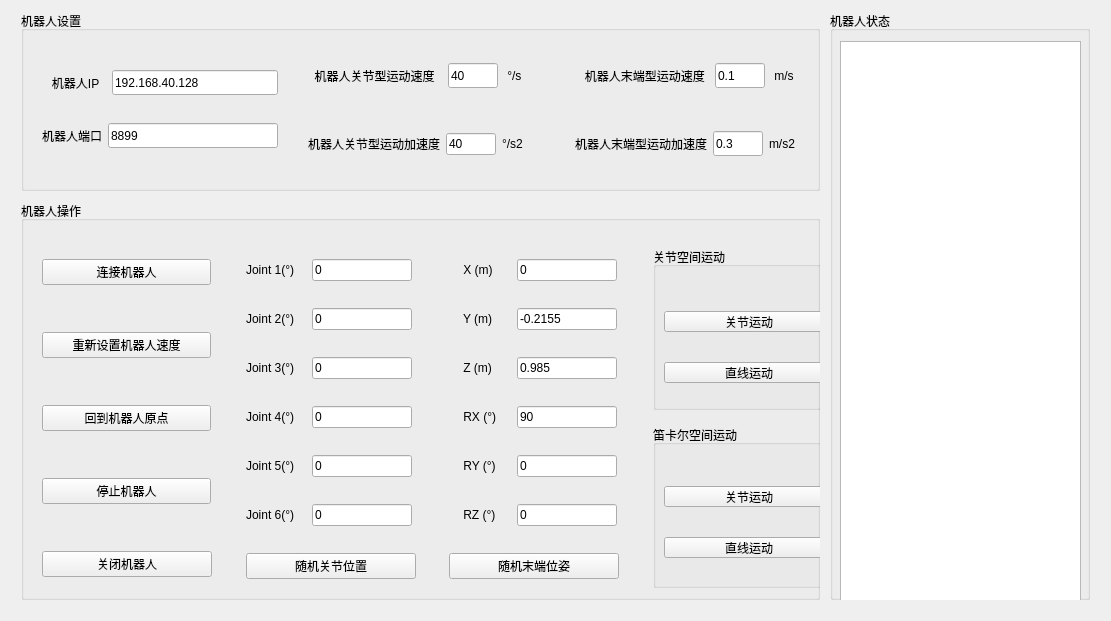
<?xml version="1.0" encoding="UTF-8"?>
<ui version="4.0">
 <class>Widget</class>
 <widget class="QWidget" name="Widget">
  <property name="geometry">
   <rect>
    <x>0</x>
    <y>0</y>
    <width>1111</width>
    <height>621</height>
   </rect>
  </property>
  <property name="windowTitle">
   <string>Widget</string>
  </property>
  <widget class="QWidget" name="layoutWidget">
   <property name="geometry">
    <rect>
     <x>10</x>
     <y>0</y>
     <width>1091</width>
     <height>611</height>
    </rect>
   </property>
   <layout class="QHBoxLayout" name="ALL_horizontalLayout" stretch="0,0">
    <property name="spacing">
     <number>10</number>
    </property>
    <item>
     <layout class="QVBoxLayout" name="left_verticalLayout">
      <property name="spacing">
       <number>10</number>
      </property>
      <property name="rightMargin">
       <number>0</number>
      </property>
      <item>
       <widget class="QGroupBox" name="robotSet">
        <property name="maximumSize">
         <size>
          <width>820</width>
          <height>180</height>
         </size>
        </property>
        <property name="title">
         <string>机器人设置</string>
        </property>
        <widget class="QWidget" name="layoutWidget">
         <property name="geometry">
          <rect>
           <x>10</x>
           <y>30</y>
           <width>791</width>
           <height>138</height>
          </rect>
         </property>
         <layout class="QHBoxLayout" name="ROBOTSET_horizontalLayout">
          <property name="spacing">
           <number>30</number>
          </property>
          <item>
           <layout class="QVBoxLayout" name="IP_PORT_verticalLayout">
            <property name="spacing">
             <number>10</number>
            </property>
            <item>
             <layout class="QHBoxLayout" name="ip_horizontalLayout">
              <item>
               <widget class="QLabel" name="label">
                <property name="text">
                 <string>   机器人IP  </string>
                </property>
               </widget>
              </item>
              <item>
               <widget class="QLineEdit" name="IP">
                <property name="maximumSize">
                 <size>
                  <width>16777215</width>
                  <height>25</height>
                 </size>
                </property>
                <property name="text">
                 <string>192.168.40.128</string>
                </property>
               </widget>
              </item>
             </layout>
            </item>
            <item>
             <layout class="QHBoxLayout" name="port_horizontalLayout">
              <item>
               <widget class="QLabel" name="label_2">
                <property name="text">
                 <string>机器人端口</string>
                </property>
               </widget>
              </item>
              <item>
               <widget class="QLineEdit" name="PORT">
                <property name="maximumSize">
                 <size>
                  <width>16777215</width>
                  <height>25</height>
                 </size>
                </property>
                <property name="text">
                 <string>8899</string>
                </property>
               </widget>
              </item>
             </layout>
            </item>
           </layout>
          </item>
          <item>
           <layout class="QVBoxLayout" name="JOINT_verticalLayout">
            <property name="spacing">
             <number>20</number>
            </property>
            <item>
             <layout class="QHBoxLayout" name="jointVEL_horizontalLayout">
              <item>
               <widget class="QLabel" name="label_3">
                <property name="text">
                 <string>  机器人关节型运动速度  </string>
                </property>
               </widget>
              </item>
              <item>
               <widget class="QLineEdit" name="J_VEL">
                <property name="maximumSize">
                 <size>
                  <width>50</width>
                  <height>25</height>
                 </size>
                </property>
                <property name="text">
                 <string>40</string>
                </property>
               </widget>
              </item>
              <item>
               <widget class="QLabel" name="label_19">
                <property name="text">
                 <string> °/s </string>
                </property>
               </widget>
              </item>
             </layout>
            </item>
            <item>
             <layout class="QHBoxLayout" name="jointACC_horizontalLayout">
              <item>
               <widget class="QLabel" name="label_4">
                <property name="text">
                 <string>机器人关节型运动加速度</string>
                </property>
               </widget>
              </item>
              <item>
               <widget class="QLineEdit" name="J_ACC">
                <property name="maximumSize">
                 <size>
                  <width>50</width>
                  <height>16777215</height>
                 </size>
                </property>
                <property name="text">
                 <string>40</string>
                </property>
               </widget>
              </item>
              <item>
               <widget class="QLabel" name="label_20">
                <property name="text">
                 <string>°/s2</string>
                </property>
               </widget>
              </item>
             </layout>
            </item>
           </layout>
          </item>
          <item>
           <layout class="QVBoxLayout" name="END_verticalLayout">
            <property name="spacing">
             <number>20</number>
            </property>
            <item>
             <layout class="QHBoxLayout" name="endVEL_horizontalLayout">
              <item>
               <widget class="QLabel" name="label_5">
                <property name="text">
                 <string>   机器人末端型运动速度 </string>
                </property>
               </widget>
              </item>
              <item>
               <widget class="QLineEdit" name="E_VEL">
                <property name="maximumSize">
                 <size>
                  <width>50</width>
                  <height>25</height>
                 </size>
                </property>
                <property name="text">
                 <string>0.1</string>
                </property>
               </widget>
              </item>
              <item>
               <widget class="QLabel" name="label_21">
                <property name="text">
                 <string> m/s </string>
                </property>
               </widget>
              </item>
             </layout>
            </item>
            <item>
             <layout class="QHBoxLayout" name="endACC_horizontalLayout">
              <item>
               <widget class="QLabel" name="label_6">
                <property name="text">
                 <string>机器人末端型运动加速度</string>
                </property>
               </widget>
              </item>
              <item>
               <widget class="QLineEdit" name="E_ACC">
                <property name="maximumSize">
                 <size>
                  <width>50</width>
                  <height>25</height>
                 </size>
                </property>
                <property name="text">
                 <string>0.3</string>
                </property>
               </widget>
              </item>
              <item>
               <widget class="QLabel" name="label_22">
                <property name="text">
                 <string>m/s2</string>
                </property>
               </widget>
              </item>
             </layout>
            </item>
           </layout>
          </item>
         </layout>
        </widget>
       </widget>
      </item>
      <item>
       <widget class="QGroupBox" name="robotControl">
        <property name="maximumSize">
         <size>
          <width>820</width>
          <height>16777215</height>
         </size>
        </property>
        <property name="title">
         <string>机器人操作</string>
        </property>
        <widget class="QWidget" name="layoutWidget">
         <property name="geometry">
          <rect>
           <x>10</x>
           <y>30</y>
           <width>801</width>
           <height>377</height>
          </rect>
         </property>
         <layout class="QHBoxLayout" name="ROBOTCTRL_horizontalLayout">
          <property name="spacing">
           <number>35</number>
          </property>
          <item>
           <layout class="QVBoxLayout" name="LEFT_verticalLayout">
            <property name="spacing">
             <number>30</number>
            </property>
            <item>
             <widget class="QPushButton" name="connect">
              <property name="minimumSize">
               <size>
                <width>150</width>
                <height>0</height>
               </size>
              </property>
              <property name="maximumSize">
               <size>
                <width>200</width>
                <height>16777215</height>
               </size>
              </property>
              <property name="text">
               <string>连接机器人</string>
              </property>
             </widget>
            </item>
            <item>
             <widget class="QPushButton" name="reset_accvel">
              <property name="maximumSize">
               <size>
                <width>200</width>
                <height>16777215</height>
               </size>
              </property>
              <property name="text">
               <string>重新设置机器人速度</string>
              </property>
             </widget>
            </item>
            <item>
             <widget class="QPushButton" name="origin">
              <property name="text">
               <string>回到机器人原点</string>
              </property>
             </widget>
            </item>
            <item>
             <widget class="QPushButton" name="stop">
              <property name="text">
               <string>停止机器人</string>
              </property>
             </widget>
            </item>
            <item>
             <widget class="QPushButton" name="shutdown">
              <property name="minimumSize">
               <size>
                <width>170</width>
                <height>0</height>
               </size>
              </property>
              <property name="maximumSize">
               <size>
                <width>170</width>
                <height>16777215</height>
               </size>
              </property>
              <property name="text">
               <string>关闭机器人</string>
              </property>
             </widget>
            </item>
           </layout>
          </item>
          <item>
           <layout class="QVBoxLayout" name="jointMove_verticalLayout">
            <property name="spacing">
             <number>10</number>
            </property>
            <property name="rightMargin">
             <number>0</number>
            </property>
            <item>
             <layout class="QHBoxLayout" name="joint1_horizontalLayout">
              <item>
               <widget class="QLabel" name="label_7">
                <property name="maximumSize">
                 <size>
                  <width>60</width>
                  <height>16777215</height>
                 </size>
                </property>
                <property name="text">
                 <string>Joint 1(°)</string>
                </property>
               </widget>
              </item>
              <item>
               <widget class="QLineEdit" name="JOINT1">
                <property name="minimumSize">
                 <size>
                  <width>100</width>
                  <height>0</height>
                 </size>
                </property>
                <property name="maximumSize">
                 <size>
                  <width>100</width>
                  <height>16777215</height>
                 </size>
                </property>
                <property name="text">
                 <string>0</string>
                </property>
               </widget>
              </item>
             </layout>
            </item>
            <item>
             <layout class="QHBoxLayout" name="joint2_horizontalLayout">
              <item>
               <widget class="QLabel" name="label_12">
                <property name="maximumSize">
                 <size>
                  <width>60</width>
                  <height>16777215</height>
                 </size>
                </property>
                <property name="text">
                 <string>Joint 2(°)</string>
                </property>
               </widget>
              </item>
              <item>
               <widget class="QLineEdit" name="JOINT2">
                <property name="maximumSize">
                 <size>
                  <width>100</width>
                  <height>16777215</height>
                 </size>
                </property>
                <property name="text">
                 <string>0</string>
                </property>
               </widget>
              </item>
             </layout>
            </item>
            <item>
             <layout class="QHBoxLayout" name="joint3_horizontalLayout">
              <item>
               <widget class="QLabel" name="label_8">
                <property name="maximumSize">
                 <size>
                  <width>60</width>
                  <height>16777215</height>
                 </size>
                </property>
                <property name="text">
                 <string>Joint 3(°)</string>
                </property>
               </widget>
              </item>
              <item>
               <widget class="QLineEdit" name="JOINT3">
                <property name="maximumSize">
                 <size>
                  <width>100</width>
                  <height>16777215</height>
                 </size>
                </property>
                <property name="text">
                 <string>0</string>
                </property>
               </widget>
              </item>
             </layout>
            </item>
            <item>
             <layout class="QHBoxLayout" name="joint4_horizontalLayout">
              <item>
               <widget class="QLabel" name="label_11">
                <property name="maximumSize">
                 <size>
                  <width>60</width>
                  <height>16777215</height>
                 </size>
                </property>
                <property name="text">
                 <string>Joint 4(°)</string>
                </property>
               </widget>
              </item>
              <item>
               <widget class="QLineEdit" name="JOINT4">
                <property name="maximumSize">
                 <size>
                  <width>100</width>
                  <height>16777215</height>
                 </size>
                </property>
                <property name="text">
                 <string>0</string>
                </property>
               </widget>
              </item>
             </layout>
            </item>
            <item>
             <layout class="QHBoxLayout" name="joint5_horizontalLayout">
              <item>
               <widget class="QLabel" name="label_9">
                <property name="maximumSize">
                 <size>
                  <width>60</width>
                  <height>16777215</height>
                 </size>
                </property>
                <property name="text">
                 <string>Joint 5(°)</string>
                </property>
               </widget>
              </item>
              <item>
               <widget class="QLineEdit" name="JOINT5">
                <property name="maximumSize">
                 <size>
                  <width>100</width>
                  <height>16777215</height>
                 </size>
                </property>
                <property name="text">
                 <string>0</string>
                </property>
               </widget>
              </item>
             </layout>
            </item>
            <item>
             <layout class="QHBoxLayout" name="joint6_horizontalLayout">
              <item>
               <widget class="QLabel" name="label_10">
                <property name="maximumSize">
                 <size>
                  <width>60</width>
                  <height>16777215</height>
                 </size>
                </property>
                <property name="text">
                 <string>Joint 6(°)</string>
                </property>
               </widget>
              </item>
              <item>
               <widget class="QLineEdit" name="JOINT6">
                <property name="maximumSize">
                 <size>
                  <width>100</width>
                  <height>16777215</height>
                 </size>
                </property>
                <property name="text">
                 <string>0</string>
                </property>
               </widget>
              </item>
             </layout>
            </item>
            <item>
             <widget class="QPushButton" name="random_Joint">
              <property name="minimumSize">
               <size>
                <width>170</width>
                <height>0</height>
               </size>
              </property>
              <property name="maximumSize">
               <size>
                <width>180</width>
                <height>16777215</height>
               </size>
              </property>
              <property name="text">
               <string>随机关节位置</string>
              </property>
             </widget>
            </item>
           </layout>
          </item>
          <item>
           <layout class="QVBoxLayout" name="endMove_verticalLayout">
            <property name="spacing">
             <number>10</number>
            </property>
            <item>
             <layout class="QHBoxLayout" name="x_horizontalLayout">
              <item>
               <widget class="QLabel" name="label_13">
                <property name="minimumSize">
                 <size>
                  <width>60</width>
                  <height>0</height>
                 </size>
                </property>
                <property name="maximumSize">
                 <size>
                  <width>60</width>
                  <height>16777215</height>
                 </size>
                </property>
                <property name="text">
                 <string>    X (m) </string>
                </property>
               </widget>
              </item>
              <item>
               <widget class="QLineEdit" name="X">
                <property name="minimumSize">
                 <size>
                  <width>100</width>
                  <height>0</height>
                 </size>
                </property>
                <property name="maximumSize">
                 <size>
                  <width>100</width>
                  <height>16777215</height>
                 </size>
                </property>
                <property name="text">
                 <string>0</string>
                </property>
               </widget>
              </item>
             </layout>
            </item>
            <item>
             <layout class="QHBoxLayout" name="y_horizontalLayout">
              <item>
               <widget class="QLabel" name="label_14">
                <property name="minimumSize">
                 <size>
                  <width>60</width>
                  <height>0</height>
                 </size>
                </property>
                <property name="maximumSize">
                 <size>
                  <width>60</width>
                  <height>16777215</height>
                 </size>
                </property>
                <property name="text">
                 <string>    Y (m) </string>
                </property>
               </widget>
              </item>
              <item>
               <widget class="QLineEdit" name="Y">
                <property name="minimumSize">
                 <size>
                  <width>100</width>
                  <height>0</height>
                 </size>
                </property>
                <property name="maximumSize">
                 <size>
                  <width>100</width>
                  <height>16777215</height>
                 </size>
                </property>
                <property name="text">
                 <string>-0.2155</string>
                </property>
               </widget>
              </item>
             </layout>
            </item>
            <item>
             <layout class="QHBoxLayout" name="z_horizontalLayout">
              <item>
               <widget class="QLabel" name="label_15">
                <property name="minimumSize">
                 <size>
                  <width>60</width>
                  <height>0</height>
                 </size>
                </property>
                <property name="maximumSize">
                 <size>
                  <width>60</width>
                  <height>16777215</height>
                 </size>
                </property>
                <property name="text">
                 <string>    Z (m) </string>
                </property>
               </widget>
              </item>
              <item>
               <widget class="QLineEdit" name="Z">
                <property name="maximumSize">
                 <size>
                  <width>100</width>
                  <height>16777215</height>
                 </size>
                </property>
                <property name="text">
                 <string>0.985</string>
                </property>
               </widget>
              </item>
             </layout>
            </item>
            <item>
             <layout class="QHBoxLayout" name="RX_horizontalLayout">
              <item>
               <widget class="QLabel" name="label_16">
                <property name="minimumSize">
                 <size>
                  <width>60</width>
                  <height>0</height>
                 </size>
                </property>
                <property name="maximumSize">
                 <size>
                  <width>60</width>
                  <height>16777215</height>
                 </size>
                </property>
                <property name="text">
                 <string>    RX (°)</string>
                </property>
               </widget>
              </item>
              <item>
               <widget class="QLineEdit" name="RX">
                <property name="maximumSize">
                 <size>
                  <width>100</width>
                  <height>16777215</height>
                 </size>
                </property>
                <property name="text">
                 <string>90</string>
                </property>
               </widget>
              </item>
             </layout>
            </item>
            <item>
             <layout class="QHBoxLayout" name="RY_horizontalLayout">
              <item>
               <widget class="QLabel" name="label_17">
                <property name="minimumSize">
                 <size>
                  <width>60</width>
                  <height>0</height>
                 </size>
                </property>
                <property name="maximumSize">
                 <size>
                  <width>60</width>
                  <height>16777215</height>
                 </size>
                </property>
                <property name="text">
                 <string>    RY (°)</string>
                </property>
               </widget>
              </item>
              <item>
               <widget class="QLineEdit" name="RY">
                <property name="maximumSize">
                 <size>
                  <width>100</width>
                  <height>16777215</height>
                 </size>
                </property>
                <property name="text">
                 <string>0</string>
                </property>
               </widget>
              </item>
             </layout>
            </item>
            <item>
             <layout class="QHBoxLayout" name="RZ_horizontalLayout">
              <item>
               <widget class="QLabel" name="label_18">
                <property name="minimumSize">
                 <size>
                  <width>60</width>
                  <height>0</height>
                 </size>
                </property>
                <property name="maximumSize">
                 <size>
                  <width>60</width>
                  <height>16777215</height>
                 </size>
                </property>
                <property name="text">
                 <string>    RZ (°)</string>
                </property>
               </widget>
              </item>
              <item>
               <widget class="QLineEdit" name="RZ">
                <property name="maximumSize">
                 <size>
                  <width>100</width>
                  <height>16777215</height>
                 </size>
                </property>
                <property name="text">
                 <string>0</string>
                </property>
               </widget>
              </item>
             </layout>
            </item>
            <item>
             <widget class="QPushButton" name="random_End">
              <property name="minimumSize">
               <size>
                <width>170</width>
                <height>0</height>
               </size>
              </property>
              <property name="maximumSize">
               <size>
                <width>180</width>
                <height>16777215</height>
               </size>
              </property>
              <property name="text">
               <string>随机末端位姿</string>
              </property>
             </widget>
            </item>
           </layout>
          </item>
          <item>
           <layout class="QVBoxLayout" name="move_verticalLayout">
            <property name="spacing">
             <number>10</number>
            </property>
            <item>
             <widget class="QGroupBox" name="J_groupBox">
              <property name="maximumSize">
               <size>
                <width>170</width>
                <height>163</height>
               </size>
              </property>
              <property name="title">
               <string>关节空间运动</string>
              </property>
              <widget class="QWidget" name="layoutWidget">
               <property name="geometry">
                <rect>
                 <x>0</x>
                 <y>53</y>
                 <width>172</width>
                 <height>94</height>
                </rect>
               </property>
               <layout class="QVBoxLayout" name="J_verticalLayout">
                <property name="spacing">
                 <number>30</number>
                </property>
                <item>
                 <widget class="QPushButton" name="J_jointMove">
                  <property name="minimumSize">
                   <size>
                    <width>170</width>
                    <height>0</height>
                   </size>
                  </property>
                  <property name="maximumSize">
                   <size>
                    <width>170</width>
                    <height>16777215</height>
                   </size>
                  </property>
                  <property name="text">
                   <string>关节运动</string>
                  </property>
                 </widget>
                </item>
                <item>
                 <widget class="QPushButton" name="J_lineMove">
                  <property name="minimumSize">
                   <size>
                    <width>170</width>
                    <height>0</height>
                   </size>
                  </property>
                  <property name="maximumSize">
                   <size>
                    <width>170</width>
                    <height>16777215</height>
                   </size>
                  </property>
                  <property name="text">
                   <string>直线运动</string>
                  </property>
                 </widget>
                </item>
               </layout>
              </widget>
             </widget>
            </item>
            <item>
             <widget class="QGroupBox" name="E_groupBox">
              <property name="minimumSize">
               <size>
                <width>170</width>
                <height>0</height>
               </size>
              </property>
              <property name="maximumSize">
               <size>
                <width>170</width>
                <height>163</height>
               </size>
              </property>
              <property name="title">
               <string>笛卡尔空间运动</string>
              </property>
              <widget class="QWidget" name="layoutWidget">
               <property name="geometry">
                <rect>
                 <x>0</x>
                 <y>50</y>
                 <width>172</width>
                 <height>94</height>
                </rect>
               </property>
               <layout class="QVBoxLayout" name="E_verticalLayout">
                <property name="spacing">
                 <number>30</number>
                </property>
                <item>
                 <widget class="QPushButton" name="E_jointMove">
                  <property name="minimumSize">
                   <size>
                    <width>170</width>
                    <height>0</height>
                   </size>
                  </property>
                  <property name="maximumSize">
                   <size>
                    <width>170</width>
                    <height>16777215</height>
                   </size>
                  </property>
                  <property name="text">
                   <string>关节运动</string>
                  </property>
                 </widget>
                </item>
                <item>
                 <widget class="QPushButton" name="E_lineMove">
                  <property name="minimumSize">
                   <size>
                    <width>170</width>
                    <height>0</height>
                   </size>
                  </property>
                  <property name="maximumSize">
                   <size>
                    <width>170</width>
                    <height>16777215</height>
                   </size>
                  </property>
                  <property name="text">
                   <string>直线运动</string>
                  </property>
                 </widget>
                </item>
               </layout>
              </widget>
             </widget>
            </item>
            <item>
             <spacer name="verticalSpacer_2">
              <property name="orientation">
               <enum>Qt::Vertical</enum>
              </property>
              <property name="sizeType">
               <enum>QSizePolicy::Fixed</enum>
              </property>
              <property name="sizeHint" stdset="0">
               <size>
                <width>20</width>
                <height>4</height>
               </size>
              </property>
             </spacer>
            </item>
           </layout>
          </item>
         </layout>
        </widget>
       </widget>
      </item>
     </layout>
    </item>
    <item>
     <widget class="QGroupBox" name="robotStatus">
      <property name="enabled">
       <bool>true</bool>
      </property>
      <property name="minimumSize">
       <size>
        <width>260</width>
        <height>0</height>
       </size>
      </property>
      <property name="maximumSize">
       <size>
        <width>260</width>
        <height>16777215</height>
       </size>
      </property>
      <property name="title">
       <string>机器人状态</string>
      </property>
      <widget class="QListWidget" name="show_status">
       <property name="geometry">
        <rect>
         <x>10</x>
         <y>30</y>
         <width>241</width>
         <height>571</height>
        </rect>
       </property>
       <property name="styleSheet">
        <string notr="true"/>
       </property>
      </widget>
     </widget>
    </item>
   </layout>
  </widget>
 </widget>
 <layoutdefault spacing="6" margin="11"/>
 <resources/>
 <connections/>
</ui>
